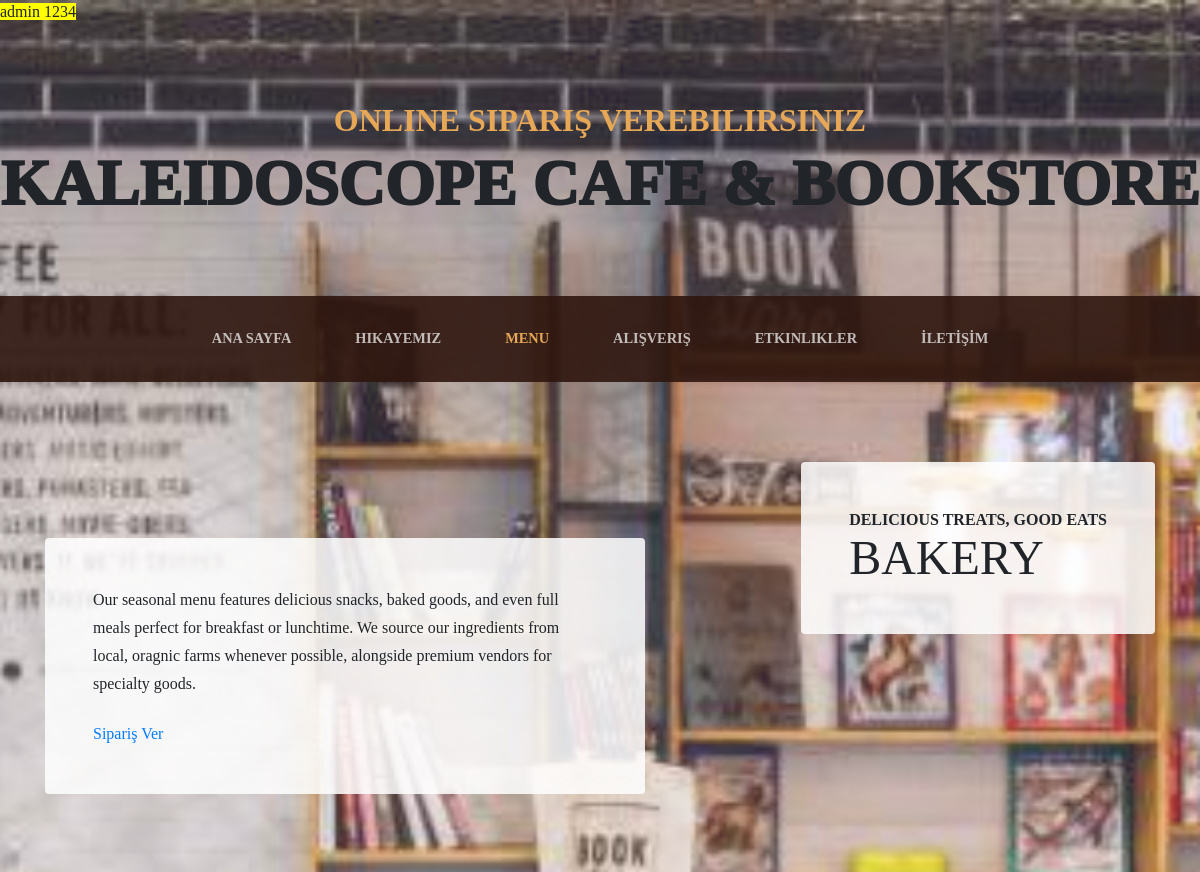
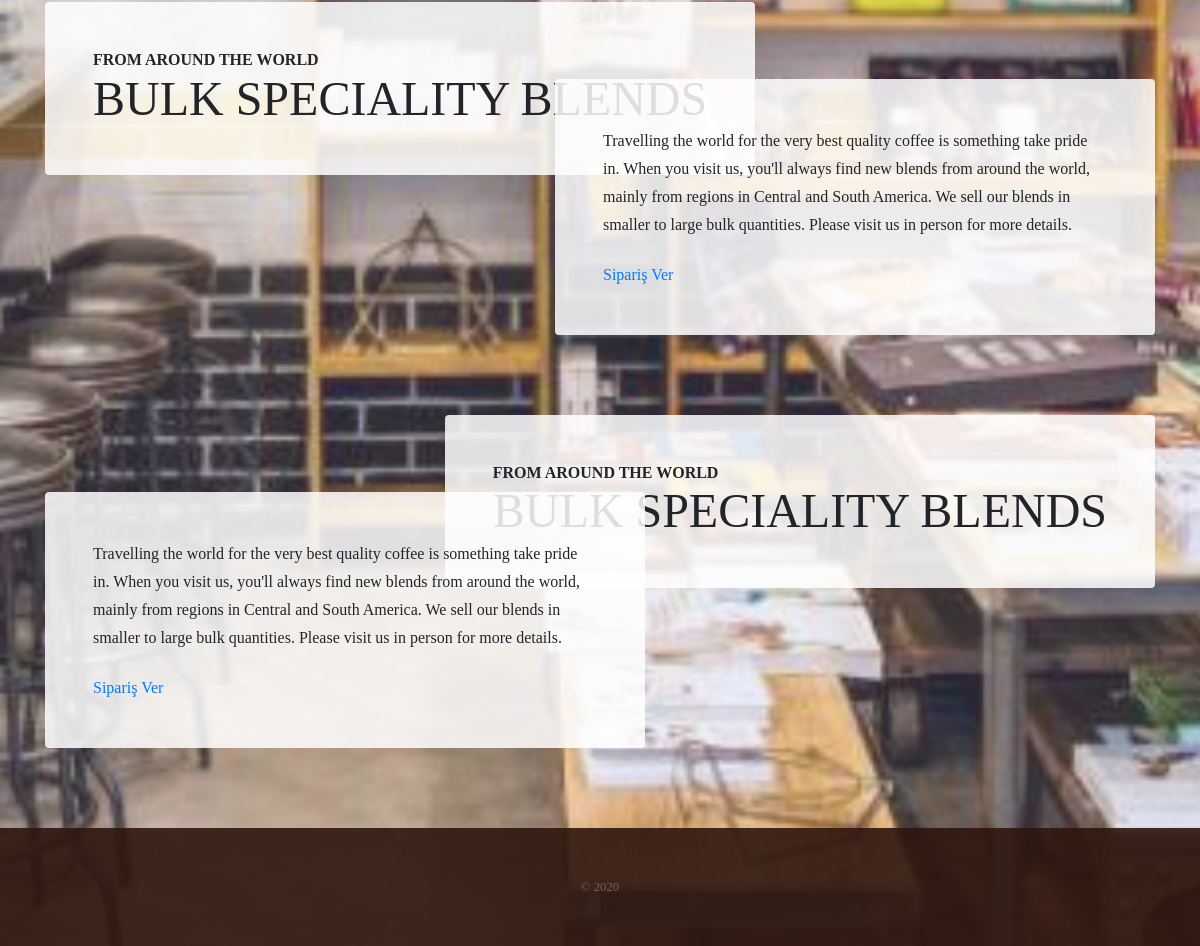
/products.php, run on the app's committed database (2 pictures, top to bottom).
### tables this page shows
CREATE TABLE `urunler` (
  `id` int(11) NOT NULL,
  `foto` char(50) NOT NULL,
  `baslik` char(250) NOT NULL,
  `ustBaslik` char(250) NOT NULL,
  `icerik` text NOT NULL,
  `aktif` tinyint(4) NOT NULL,
  `sira` int(11) NOT NULL
);

### products.php (the view, shortened to what this page needs)
<?php
include('inc/vt.php');
include('inc/head.php');
include('inc/nav.php');
$sorgu = $baglanti->prepare("SELECT * FROM urunler where aktif=1 order by sira");
$sorgu->execute();
$yon = 'sag';
while ($sonuc = $sorgu->fetch()) {
    ?>
    <section class="page-section">
        <div class="container">
            <div class="product-item">
                <div class="product-item-title d-flex">
                    <div class="bg-faded p-5 d-flex <?php echo $yon == 'sag' ? 'ml-auto' : 'mr-auto' ?> rounded">
                        <h2 class="section-heading mb-0">
                            <span class="section-heading-upper"><?= $sonuc['ustBaslik'] ?></span>
                            <span class="section-heading-lower"><?= $sonuc['baslik'] ?></span>
                        </h2>
                    </div>
                </div>
                <div class="product-item-description d-flex <?php echo $yon == 'sag' ? 'mr-auto' : 'ml-auto' ?>">
                    <div class="bg-faded p-5 rounded">
                        <?= $sonuc['icerik'] ?></br>
                        <a href="http://yemeksiparis.gq/"target="_blank" > Sipariş Ver </a>
                    </div>
                </div>
            </div>
        </div>
    </section>
    <?php
    if ($yon == 'sag') $yon = 'sol';
    else $yon = 'sag';
}
include('inc/footer.php');
?>

### css/business-casual.css (style rules this page uses)
body { font-family: 'Lora'; background: -webkit-gradient(linear, left top, left bottom, from(rgba(179, 179, 255, 0.2))), url("../img/q.jpg"); background: linear-gradient(rgba(179, 179, 255, 0.9)), url("../img/q.jpg"); background-attachment: fixed; background-position: center; background-size: cover; }
h1, h2, h3, h4, h5, h6 { font-family: 'Raleway'; }
p { line-height: 1.75; }
.page-section { margin-top: 5rem; margin-bottom: 5rem; }
.section-heading { text-transform: uppercase; }
.section-heading .section-heading-upper { display: block; font-size: 1rem; font-weight: 800; }
.section-heading .section-heading-lower { display: block; font-size: 3rem; font-weight: 100; }
.bg-faded { background-color: rgba(255, 255, 255, 0.85); }
@media (min-width: 992px) { .product-item .product-item-title { position: relative; z-index: 1; margin-bottom: -3rem; } }
@media (min-width: 992px) { .product-item .product-item-description { position: relative; z-index: 1; margin-top: -3rem; max-width: 50vw; } }

### data on the page
urunler: ustBaslik "DELICIOUS TREATS, GOOD EATS", baslik "BAKERY", icerik "Our seasonal menu features delicious snacks, baked goods, and even full meals perfect for breakfast or lunchtime. We source our ingredients from local, oragnic farms whenever possible, alongside premium vendors for specialty goods."
urunler: ustBaslik "FROM AROUND THE WORLD", baslik "BULK SPECIALITY BLENDS", icerik "Travelling the world for the very best quality coffee is something take pride in. When you visit us, you'll always find new blends from around the world, mainly from regions in Central and South America. We sell our blends in smaller to large bulk quantities. Please visit us in person for more details."
urunler: ustBaslik "FROM AROUND THE WORLD", baslik "BULK SPECIALITY BLENDS", icerik "Travelling the world for the very best quality coffee is something take pride in. When you visit us, you'll always find new blends from around the world, mainly from regions in Central and South America. We sell our blends in smaller to large bulk quantities. Please visit us in person for more details."
